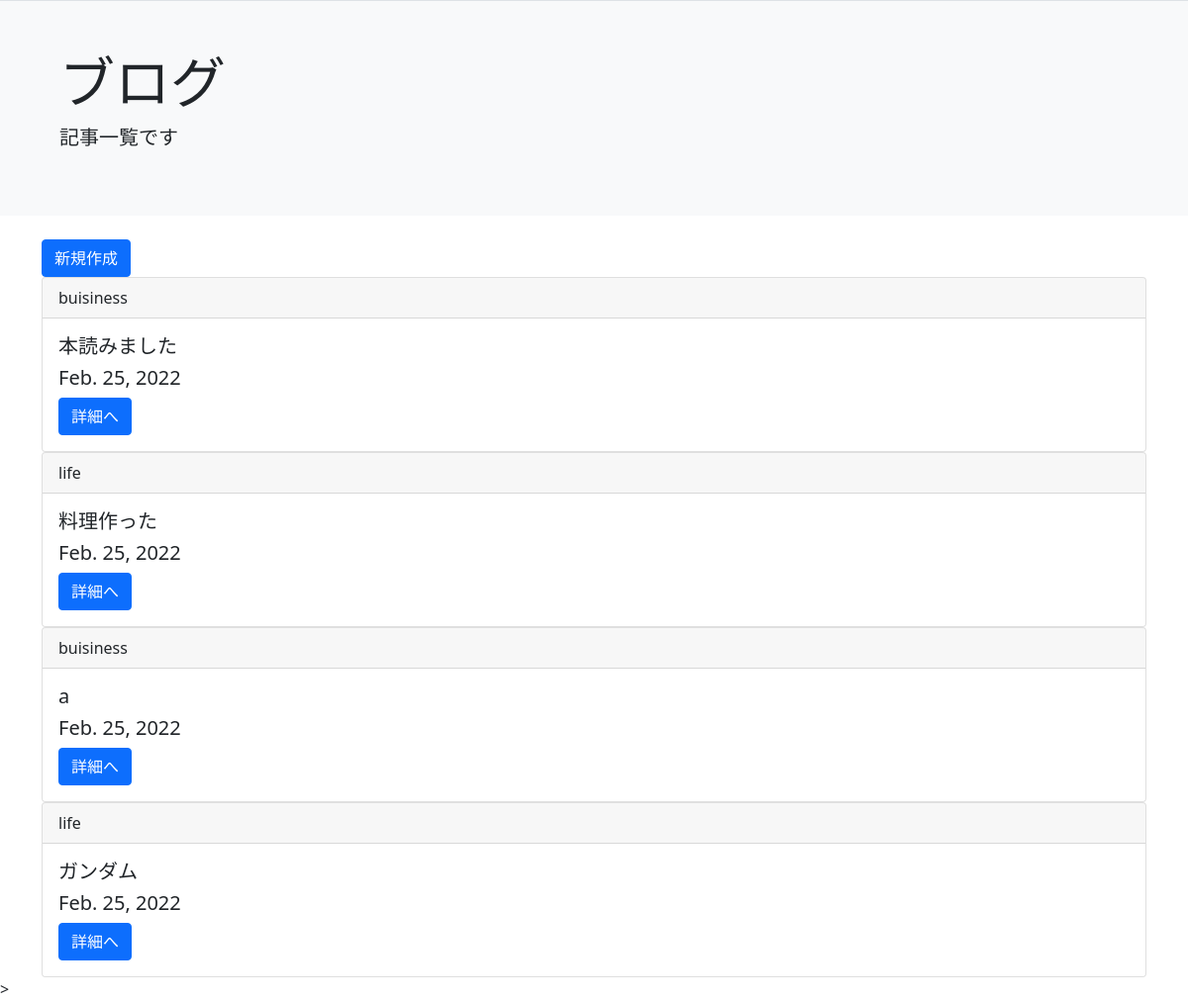
Page /list/ on the committed database.
### blog_post/models.py (models this page shows, shortened)
class BlogModel(models.Model):
    title = models.CharField(max_length=100, verbose_name='タイトル')
    content = models.TextField(verbose_name='本文')
    postdate = models.DateField(auto_now_add=True, verbose_name='投稿日')
    category = models.CharField(max_length=50, choices=CATEGORY, verbose_name='カテゴリ')

### blog_post/views.py (the view)
# urls.py: path('list/', BlogList.as_view(), name='list'),
class BlogList(ListView):
    template_name = 'list.html'
    model = BlogModel

### templates/list.html
{% extends 'base.html' %}
{% block header %}
<div class="bg-light p-3 p-sm-5 mb-4 border-top">
    <div class="container">
      <h1 class="display-4">ブログ</h1>
      <p class="lead">記事一覧です</p>
    </div>
</div>
{% endblock header %}
{% block content %}
    <div class="container">
    <a href="{% url 'create' %}" class="btn btn-primary">新規作成</a>
    {% for item in object_list %}
    <div class="card">
        <div class="card-header">{{ item.category }}</div>
        <div class="card-body">
          <h5 class="card-title">{{ item.title }}</h5>
          <h5 class="card-title">{{ item.postdate }}</h5>
          <a href="{% url 'detail' item.pk %}" class="btn btn-primary">詳細へ</a>
        </div>
      </div>
    {% endfor %}
    </div>>
{% endblock content %}

### templates/base.html (shortened to what this page needs)
<!doctype html>
<html lang="en">
  <head>
    <link href="https://cdn.jsdelivr.net/npm/bootstrap@5.0.2/dist/css/bootstrap.min.css" rel="stylesheet">
  </head>
  <body>
      {% block header %}
      {% endblock header %}
      {% block content %}
      {% endblock content %}
  </body>
</html>

### rows in the picture
BlogModel: category "buisiness", title "本読みました", postdate "Feb. 25, 2022"
BlogModel: category "life", title "料理作った", postdate "Feb. 25, 2022"
BlogModel: category "buisiness", title "a", postdate "Feb. 25, 2022"
BlogModel: category "life", title "ガンダム", postdate "Feb. 25, 2022"
